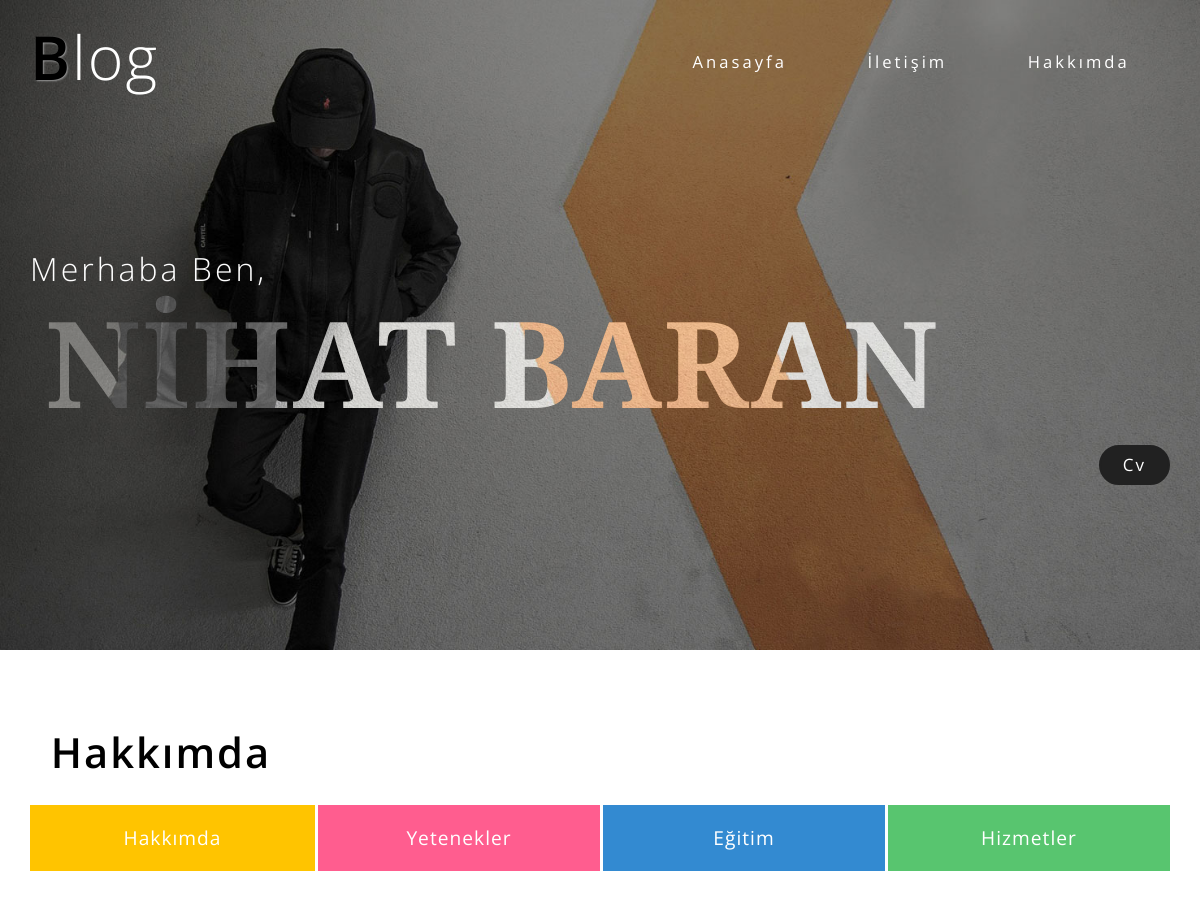
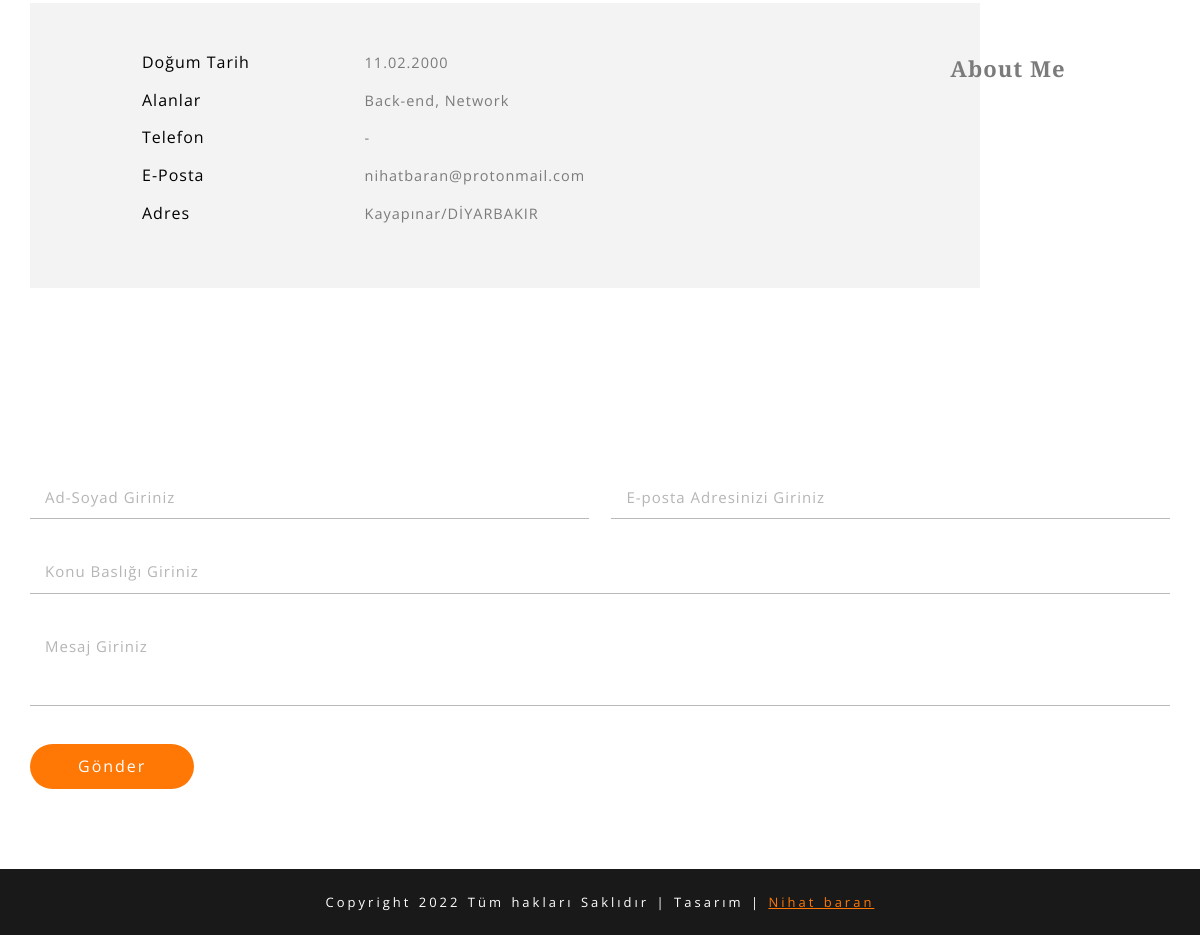
Screenshot of /php_kisiselSite/index.php with the database file from the repository (2 pictures, top to bottom).
### tables this page shows
CREATE TABLE `anasayfa` (
  `id` int(11) NOT NULL,
  `Anasayfa_baslik` varchar(255) NOT NULL,
  `Anasayfa_yazi1` varchar(255) NOT NULL,
  `Anasayfa_yazi2` varchar(255) NOT NULL,
  `Anasayfa_resim` varchar(255) NOT NULL,
  `Anasayfa_cv` varchar(255) NOT NULL
);

CREATE TABLE `menuler` (
  `id` int(11) NOT NULL,
  `menu` varchar(255) NOT NULL,
  `menu_yonlendirme` varchar(255) NOT NULL
);

CREATE TABLE `hakkimda_alanlar` (
  `id` int(11) NOT NULL,
  `hakkimda_alan` varchar(255) NOT NULL
);

CREATE TABLE `hakkimda` (
  `id` int(11) NOT NULL,
  `hakkimda_alan` varchar(255) NOT NULL,
  `hakkimda_deger` varchar(255) NOT NULL
);

CREATE TABLE `siteayarlari` (
  `id` int(11) NOT NULL,
  `Site_baslik` varchar(255) NOT NULL,
  `Site_desc` varchar(255) NOT NULL,
  `Site_footer` varchar(255) NOT NULL,
  `Site_footer_tasarimYazi1` varchar(255) NOT NULL,
  `Site_footer_tasarimYazi2` varchar(255) NOT NULL,
  `Site_footer_URL` varchar(255) NOT NULL
);

### php_kisiselSite/islem.php (called while the page is built, shortened)
<?php include 'baglan.php'?>
<?php
$site=$db->prepare("SELECT * FROM  siteayarlari");
$site->execute();
$siteCek=$site->fetch(PDO::FETCH_ASSOC);
$anasayfa=$db->prepare("SELECT * FROM anasayfa");
$anasayfa->execute();
$anasafyaCek=$anasayfa->fetch(PDO::FETCH_ASSOC);
$menu=$db->prepare("SELECT * FROM menuler");
$menu->execute();
$menuCek=$menu->fetchAll(PDO::FETCH_ASSOC);
$hakkimda=$db->prepare("SELECT * FROM hakkimda");
$hakkimda->execute();
$hakkimdaCek=$hakkimda->fetchAll(PDO::FETCH_ASSOC);
$hakkimdaAlan=$db->prepare("SELECT * FROM hakkimda_alanlar");
$hakkimdaAlan->execute();
$hakkimdaAlanCek=$hakkimdaAlan->fetchAll(PDO::FETCH_ASSOC);
?>

### php_kisiselSite/index.php (the view, shortened to what this page needs)
<?php
include 'islem.php';
?>
<!DOCTYPE html>
<html lang="tr">
<head>
	<link href="css/bootstrap.css" rel="stylesheet" type="text/css" media="all" />
	<link href="css/font-awesome.css" rel="stylesheet">
	<link href="css/easy-responsive-tabs.css" rel='stylesheet' type='text/css' />
	<link href="css/style.css" rel="stylesheet" type="text/css" media="all" />
</head>
<body>
	<div class="banner" id="home">
		<div class="container">
			<div class="header">
				<nav class="navbar navbar-default">
					<div class="navbar-header">
						<h1><a href="index.php"><span>B</span><?php echo $anasafyaCek["Anasayfa_baslik"]; ?></a></h1>
					</div>
					<div class="collapse navbar-collapse" id="bs-example-navbar-collapse-1">
						<ul class="nav navbar-nav navbar-right">
						<?php	foreach($menuCek as $menuRow){ ?>
							<li><a href=<?php echo $menuRow["menu_yonlendirme"]; ?> class="hvr-underline-from-center scroll">
							 <?php  echo $menuRow["menu"]; ?></a></li>
						<?php }	?>
						</ul>
					</div>
				</nav>
			</div>
			<div class="banner-text-w3layouts">
				<h3><?php echo $anasafyaCek["Anasayfa_yazi1"]; ?></h3>
				<h2><?php echo $anasafyaCek["Anasayfa_yazi2"]; ?></h2>
				<a href="https://s6.dosya.tc/server8/22isga/nihat.pdf.html"><?php echo $anasafyaCek["Anasayfa_cv"]; ?></a>
			</div>
		</div>
	</div>
	<div class="about-section" id="hakkimda">
		<div class="container">
			<h5 class="title-main-w3ls">Hakkımda</h5>
			<div id="horizontalTab">
				<ul class="resp-tabs-list">
						<?php foreach($hakkimdaAlanCek as $hakkimdaAlanRow) { ?>
								<li><span></span><?php echo $hakkimdaAlanRow["hakkimda_alan"]; ?></li>
							<?php } ?>
				</ul>
				<div class="resp-tabs-container">
					<div class="tab1">
						<div class="col-md-10 about-left-w3layouts">
							<ul>
								<?php foreach($hakkimdaCek as $hakkimdaRow) { ?>
								<li><span><?php echo $hakkimdaRow["hakkimda_alan"]; ?></span>
									<?php echo $hakkimdaRow["hakkimda_deger"]; ?></li>
							<?php } ?>
							</ul>
							<div class="pos-grid-agileinfo">
								<h5>About Me</h5>
							</div>
						</div>
					</div>
				</div>
			</div>
		</div>
	</div>
	<div class="contact-section" id="iletisim">
		<div class="container">
			<div class="contact-form">
				<form action="islem.php" method="post">
					<div class="col-md-6 styled-input-w3-agile">
						<input type="text" name="isimSoyisim" placeholder="Ad-Soyad Giriniz" required="">
					</div>
					<div class="col-md-6 styled-input-w3-agile">
						<input type="email" name="Email" placeholder="E-posta Adresinizi Giriniz" required="">
					</div>
					<div class="clearfix"> </div>
					<div class="styled-input-w3-agile">
						<input type="text" name="konu" placeholder="Konu Baslığı Giriniz" required="">
					</div>
					<div class="styled-input-w3-agile textarea-grid">
						<textarea name="mesaj" placeholder="Mesaj Giriniz" required=""></textarea>
					</div>
					<input type="submit" value="Gönder" name="gonder">
				</form>
			</div>
		</div>
	</div>
	<div class="copyright">
		<div class="container">
			<p> <?php echo $siteCek["Site_footer"]; echo $siteCek["Site_footer_tasarimYazi1"];  ?>
			<a href="<?php echo $siteCek["Site_footer_URL"];  ?>"> <?php echo $siteCek["Site_footer_tasarimYazi2"];  ?></a></p>
		</div>
	</div>
</body>
</html>

### php_kisiselSite/css/easy-responsive-tabs.css (style rules this page uses)
body { margin: 0px; padding: 0px; background: #f5f5f5; font-family: 'Segoe UI'; }
ul.resp-tabs-list, p { margin: 0px; padding: 0px; }
.resp-tabs-list li { font-weight: 400; text-transform: capitalize; font-size: 1.3em; letter-spacing: 1px; text-align: center; display: inline-block; padding: 1em 0; width: 25%; margin: 0; list-style: none; cursor: pointer; float: left; color: #ffffff; }
.resp-tabs-list li:nth-child(2),.resp-tabs-list li:nth-child(3),.resp-tabs-list li:nth-child(4) { border-left: 3px solid #fff!important; }
.resp-tabs-container { padding: 0px; background-color: #fff; clear: left; }
.resp-tab-content { display: none; padding: 15px; }
.resp-tab-content { border: none; padding: 0; }
.resp-tab-content-active { display: block; position: relative; }

### rows the page displays
anasayfa: Anasayfa_baslik "log", Anasayfa_yazi1 "Merhaba Ben,", Anasayfa_yazi2 "NIHAT BARAN", Anasayfa_cv "Cv"
menuler: menu "Anasayfa"
menuler: menu "İletişim"
menuler: menu "Hakkımda"
hakkimda_alanlar: hakkimda_alan "Hakkımda"
hakkimda_alanlar: hakkimda_alan "Yetenekler"
hakkimda_alanlar: hakkimda_alan "Eğitim"
hakkimda_alanlar: hakkimda_alan "Hizmetler"
hakkimda: hakkimda_alan "Doğum Tarih", hakkimda_deger "11.02.2000"
hakkimda: hakkimda_alan "Alanlar", hakkimda_deger "Back-end, Network"
hakkimda: hakkimda_alan "Telefon", hakkimda_deger "-"
hakkimda: hakkimda_alan "E-Posta", hakkimda_deger "nihatbaran@protonmail.com"
hakkimda: hakkimda_alan "Adres", hakkimda_deger "Kayapınar/DİYARBAKIR"
siteayarlari: Site_footer "Copyright 2022 Tüm hakları Saklıdır |", Site_footer_tasarimYazi1 "Tasarım |", Site_footer_tasarimYazi2 "Nihat baran"
